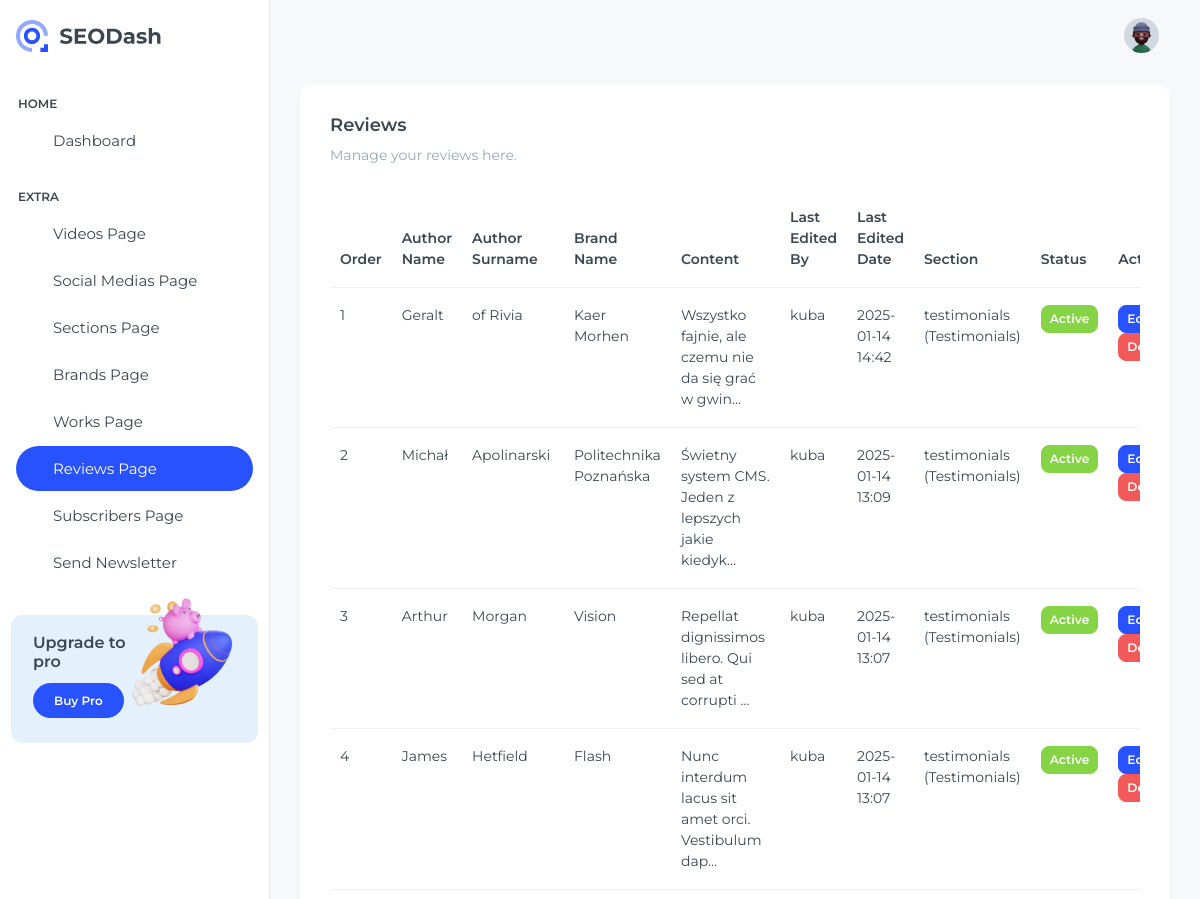
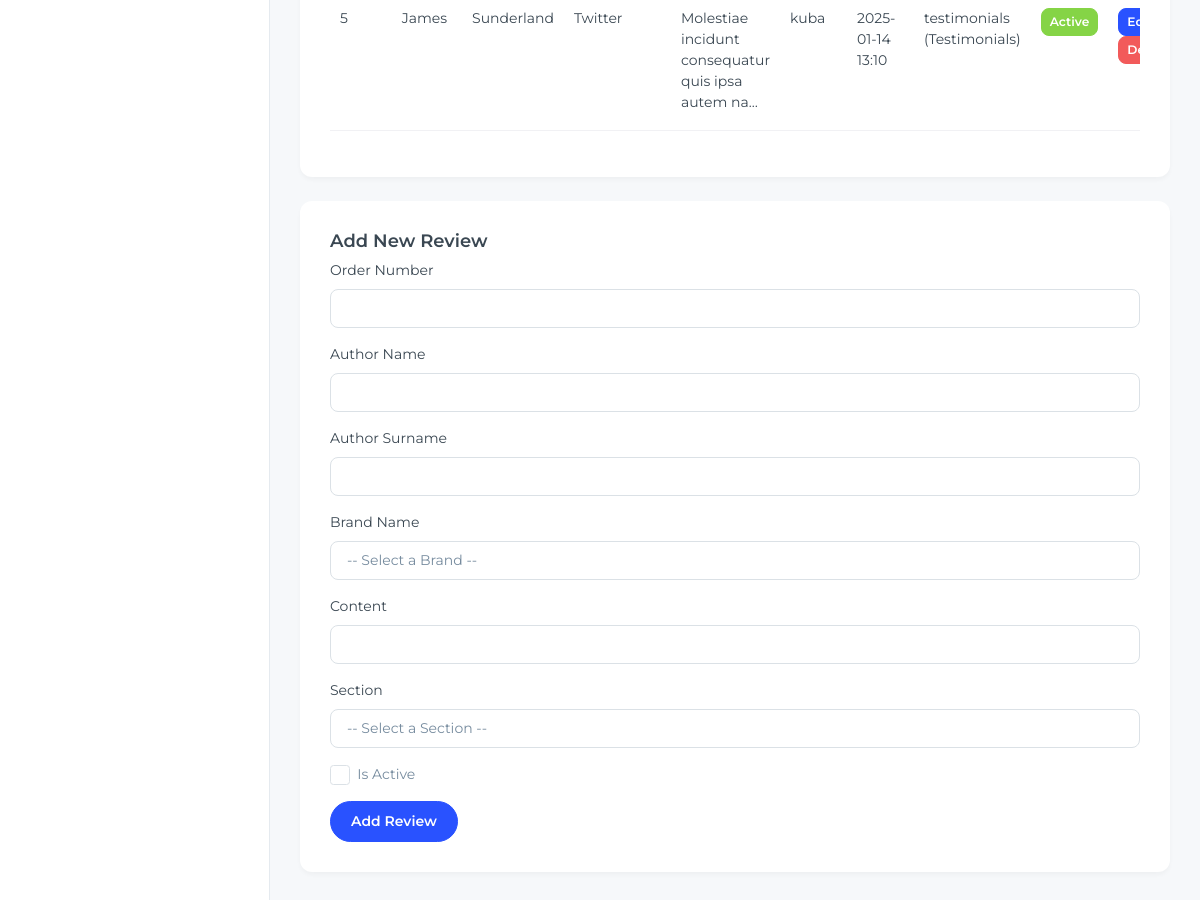
/dashboard/reviews/ (signed in), run on the app's committed database (2 pictures, top to bottom).
### dashboard/models.py (models this page shows, shortened)
class Review(models.Model):
    id = models.AutoField(primary_key=True)
    is_active = models.BooleanField(default=True)
    order_number = models.SmallIntegerField(null=False)
    author_name = models.CharField(max_length=30)
    author_surname = models.CharField(max_length=60)
    brand_id = models.ForeignKey(Brand, on_delete=models.CASCADE)
    content = models.TextField(null=False)
    section = models.ForeignKey(Section, on_delete=models.CASCADE)
    last_edited_by = models.ForeignKey("auth.User", on_delete=models.CASCADE, related_name="edited_reviews")
    last_edited_date = models.DateTimeField(auto_now=True)
    class Meta:
        db_table = "reviews"
        constraints = [models.UniqueConstraint(fields=['order_number'], name="unique_review_order")]

class Brand(models.Model):
    id = models.AutoField(primary_key=True)
    is_active = models.BooleanField(default=True)
    order_number = models.SmallIntegerField(null=False)
    name = models.CharField(max_length=30, null=False)
    logo = models.CharField(max_length=100000, null=False)
    section = models.ForeignKey(Section, on_delete=models.CASCADE, related_name="brands")
    last_edited_by = models.ForeignKey("auth.User", on_delete=models.CASCADE, related_name="edited_brands")
    last_edited_date = models.DateTimeField(auto_now=True)
    class Meta:
        db_table = "brands"
        ordering = ["order_number"]
        constraints = [models.UniqueConstraint(fields=['order_number'], name="unique_brand_order")]
    def __str__(self):
        return self.name

class Section(models.Model):
    id = models.AutoField(primary_key=True)
    is_active = models.BooleanField(default=False)
    order_number = models.SmallIntegerField(null=False)
    name = models.CharField(max_length=30, null=False)
    label = models.CharField(max_length=20, null=False)
    content = models.TextField()
    last_edited_by = models.ForeignKey(
        "auth.User", on_delete=models.CASCADE, related_name="edited_sections"
    )
    last_edited_date = models.DateTimeField(auto_now=True)
    class Meta:
        db_table = "sections"
        ordering = ["order_number"]
        constraints = [
            models.UniqueConstraint(
                fields=["order_number"], name="unique_section_order"
            )
        ]
    def __str__(self):
        return f"{self.name} ({self.label})"

### dashboard/views.py (the view)
# urls.py: path("dashboard/reviews/", views.review_page, name="review-page"),
@login_required
def review_page(request):
    reviews = Review.objects.all().order_by("order_number")
    sections = Section.objects.all().order_by("order_number")
    brands = Brand.objects.all().order_by("order_number")
    form = ReviewForm()
    return render(request, "SEODash-main/src/html/review-page.html", {"reviews": reviews, "form": form, "sections": sections, "brands": brands})

### dashboard/views.py (shortened to what this page needs)
class ReviewForm(forms.ModelForm):
    class Meta:
        model = Review
        fields = ["author_name", "author_surname", "brand_id", "content", "section", "is_active", "order_number"]

### dashboard/templates/SEODash-main/src/html/review-page.html (shortened to what this page needs)
{% load static %}
<!DOCTYPE html>
<html lang="en">
  <head>
    <link
      rel="stylesheet"
      href="{% static 'libs/simplebar/dist/simplebar.min.css' %}"
    />
    <link rel="stylesheet" href="{% static 'css/styles.min.css' %}" />
  </head>
  <body>
    <div
      class="page-wrapper"
      id="main-wrapper"
      data-layout="vertical"
      data-navbarbg="skin6"
      data-sidebartype="full"
      data-sidebar-position="fixed"
      data-header-position="fixed"
    >
      <aside class="left-sidebar">
        <div>
          <div
            class="brand-logo d-flex align-items-center justify-content-between"
          >
            <a href="{% url 'dashboard' %}" class="text-nowrap logo-img">
              <img src="{% static 'images/logos/logo-light.svg' %}" alt="" />
            </a>
          </div>
          <nav class="sidebar-nav scroll-sidebar" data-simplebar="">
            <ul id="sidebarnav">
              <li class="nav-small-cap">
                <span class="hide-menu">Home</span>
              </li>
              <li class="sidebar-item">
                <a
                  class="sidebar-link"
                  href="{% url 'dashboard' %}"
                  aria-expanded="false"
                >
                  <span>
                  </span>
                  <span class="hide-menu">Dashboard</span>
                </a>
              </li>
              <li class="nav-small-cap">
                <span class="hide-menu">EXTRA</span>
              </li>
              <li class="sidebar-item">
                <a
                  class="sidebar-link"
                  href="{% url 'videos-page' %}"
                  aria-expanded="false"
                >
                  <span>
                  </span>
                  <span class="hide-menu">Videos Page</span>
                </a>
              </li>
              <li class="sidebar-item">
                <a
                  class="sidebar-link"
                  href="{% url 'social-medias-page' %}"
                  aria-expanded="false"
                >
                  <span>
                  </span>
                  <span class="hide-menu">Social Medias Page</span>
                </a>
              </li>
              <li class="sidebar-item">
                <a
                  class="sidebar-link"
                  href="{% url 'sections-page' %}"
                  aria-expanded="false"
                >
                  <span>
                  </span>
                  <span class="hide-menu">Sections Page</span>
                </a>
              </li>
              <li class="sidebar-item">
                <a
                  class="sidebar-link"
                  href="{% url 'brand-page' %}"
                  aria-expanded="false"
                >
                  <span>
                  </span>
                  <span class="hide-menu">Brands Page</span>
                </a>
              </li>
              <li class="sidebar-item">
                <a
                  class="sidebar-link"
                  href="{% url 'work-page' %}"
                  aria-expanded="false"
                >
                  <span>
                  </span>
                  <span class="hide-menu">Works Page</span>
                </a>
              </li>
               <li class="sidebar-item">
                <a
                  class="sidebar-link"
                  href="{% url 'review-page' %}"
                  aria-expanded="false"
                >
                  <span>
                  </span>
                  <span class="hide-menu">Reviews Page</span>
                </a>
              </li>
               <li class="sidebar-item">
                <a
                  class="sidebar-link"
                  href="{% url 'subscriber-page' %}"
                  aria-expanded="false"
                >
                  <span>
                  </span>
                  <span class="hide-menu">Subscribers Page</span>
                </a>
              </li>
              <li class="sidebar-item">
                <a
                  class="sidebar-link"
                  href="{% url 'send-newsletter-page' %}"
                  aria-expanded="false"
                >
                  <span>
                  </span>
                  <span class="hide-menu">Send Newsletter</span>
                </a>
              </li>
            </ul>
            <div
              class="unlimited-access hide-menu bg-primary-subtle position-relative mb-7 mt-7 rounded-3"
            >
              <div class="d-flex">
                <div class="unlimited-access-title me-3">
                  <h6 class="fw-semibold fs-4 mb-6 text-dark w-75">
                    Upgrade to pro
                  </h6>
                  <a
                    href="#"
                    target="_blank"
                    class="btn btn-primary fs-2 fw-semibold lh-sm"
                    >Buy Pro</a
                  >
                </div>
                <div class="unlimited-access-img">
                  <img
                    src="{% static 'images/backgrounds/rocket.png' %}"
                    alt=""
                    class="img-fluid"
                  />
                </div>
              </div>
            </div>
          </nav>
        </div>
      </aside>
      <div class="body-wrapper">
        <header class="app-header">
          <nav class="navbar navbar-expand-lg navbar-light">
            <div class="navbar-collapse justify-content-end px-0" id="navbarNav">
              <ul class="navbar-nav flex-row ms-auto align-items-center justify-content-end">
                <li class="nav-item dropdown">
                  <a class="nav-link nav-icon-hover" href="javascript:void(0)" id="drop2" data-bs-toggle="dropdown" aria-expanded="false">
                    <img src="{% static 'images/profile/user-1.jpg' %}" alt="" width="35" height="35" class="rounded-circle" />
                  </a>
                </li>
              </ul>
            </div>
          </nav>
        </header>
        <div class="container-fluid">
          <div class="card mb-4">
            <div class="card-body">
              <h5 class="card-title fw-semibold">Reviews</h5>
              <p class="text-muted mb-4">Manage your reviews here.</p>
              {% if reviews %}
              <div class="table-responsive">
                <table class="table">
                  <thead>
                    <tr>
                      <th>Order</th>
                      <th>Author Name</th>
                      <th>Author Surname</th>
                      <th>Brand Name</th>
                      <th>Content</th>
                      <th>Last Edited By</th>
                      <th>Last Edited Date</th>
                      <th>Section</th>
                      <th>Status</th>
                      <th>Actions</th>
                    </tr>
                  </thead>
                  <tbody>
                    {% for review in reviews %}
                    <tr>
                      <td>{{ review.order_number }}</td>
                      <td>{{ review.author_name }}</td>
                      <td>{{ review.author_surname }}</td>
                      <td>{{ review.brand_id }}</td>
                      <td>{{ review.content|truncatechars:50  }}</td>
                      <td>{{ review.last_edited_by.username }}</td>
                      <td>{{ review.last_edited_date|date:"Y-m-d H:i" }}</td>
                      <td>{{ review.section }}</td>
                      <td>
                        <form method="post" action="{% url 'update_review' review.id %}">
                          <button type="button" class="btn btn-sm {% if review.is_active %}btn-success{% else %}btn-secondary{% endif %}" onclick="this.previousElementSibling.checked = !this.previousElementSibling.checked; this.form.submit()">
                            {% if review.is_active %}Active{% else %}Inactive{% endif %}
                          </button>
                        </form>
                      <td>
                        <button type="button" class="btn btn-primary btn-sm" data-bs-toggle="modal" data-bs-target="#editModal{{ review.id }}">
                          Edit
                        </button>
                        <form method="post" action="{% url 'delete_review' review.id %}" class="d-inline">
                          <button type="submit" class="btn btn-danger btn-sm">Delete</button>
                        </form>
                      </td>
                    </tr>
                    {% endfor %}
                  </tbody>
                </table>
              </div>
              {% else %}
              <p class="text-muted">No reviews available.</p>
              {% endif %}
            </div>
          </div>
          <div class="card">
            <div class="card-body">
              <h5 class="card-title fw-semibold">Add New Review</h5>
              <form method="post" action="{% url 'create_review' %}">
                <div class="mb-3">
                  <label for="order_number" class="form-label">Order Number</label>
                  <input type="number" class="form-control" id="order_number" name="order_number" required min="1" />
                </div>
                <div class="mb-3">
                  <label for="author_name" class="form-label">Author Name</label>
                  <input type="text" class="form-control" id="author_name" name="author_name" required />
                </div>
                <div class="mb-3">
                  <label for="author_surname" class="form-label">Author Surname</label>
                  <input type="text" class="form-control" id="author_surname" name="author_surname" required />
                </div>
                <div class="mb-3">
                  <label for="brand_id" class="form-label">Brand Name</label>
                  <select class="form-control" id="brand_id" name="brand_id" required>
                    <option value="">-- Select a Brand --</option>
                  </select>
                </div>
                <div class="mb-3">
                  <label for="content" class="form-label">Content</label>
                  <input class="form-control" id="content" name="content" required />
                </div>
                <div class="mb-3">
                  <label for="section" class="form-label">Section</label>
                  <select class="form-control" id="section" name="section" required>
                    <option value="">-- Select a Section --</option>
                  </select>
                </div>
                <div class="mb-3 form-check">
                  <input type="checkbox" class="form-check-input" id="is_active" name="is_active" />
                  <label class="form-check-label" for="is_active">Is Active</label>
                </div>
                <button type="submit" class="btn btn-primary">Add Review</button>
              </form>
            </div>
          </div>
        </div>
      </div>
  </body>
</html>

### data on the page
Review: order_number "1", author_name "Geralt", author_surname "of Rivia", brand_id "Kaer Morhen", content "Wszystko fajnie, ale czemu nie da się grać w gwin…", last_edited_by.username "kuba", last_edited_date "2025-01-14 14:42", section "testimonials (Testimonials)", is_active "Active"
Review: order_number "2", author_name "Michał", author_surname "Apolinarski", brand_id "Politechnika Poznańska", content "Świetny system CMS. Jeden z lepszych jakie kiedyk…", last_edited_by.username "kuba", last_edited_date "2025-01-14 13:09", section "testimonials (Testimonials)", is_active "Active"
Review: order_number "3", author_name "Arthur", author_surname "Morgan", brand_id "Vision", content "Repellat dignissimos libero. Qui sed at corrupti …", last_edited_by.username "kuba", last_edited_date "2025-01-14 13:07", section "testimonials (Testimonials)", is_active "Active"
Review: order_number "4", author_name "James", author_surname "Hetfield", brand_id "Flash", content "Nunc interdum lacus sit amet orci. Vestibulum dap…", last_edited_by.username "kuba", last_edited_date "2025-01-14 13:07", section "testimonials (Testimonials)", is_active "Active"
Review: order_number "5", author_name "James", author_surname "Sunderland", brand_id "Twitter", content "Molestiae incidunt consequatur quis ipsa autem na…", last_edited_by.username "kuba", last_edited_date "2025-01-14 13:10", section "testimonials (Testimonials)", is_active "Active"
